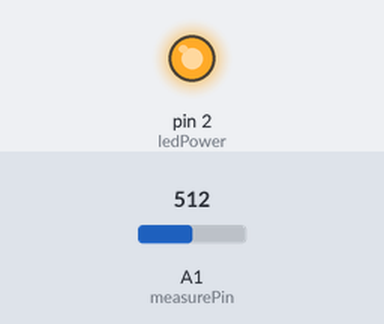
Bench run of a sketch on a simulated Arduino Uno, built with avr-gcc and run on an emulated ATmega328P. On the bench: output pins drawn as LEDs (lit = HIGH). Inputs (shaded band) come from the test bench; at power-on: A1 (measurePin) = 512. What the sketch prints to the serial monitor is not drawn.

Above: at 0.1 s.
Timing chart, 0 to 1.6 s (numbered marks = the images above):
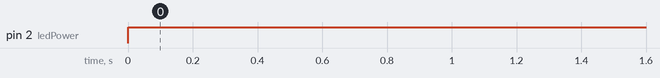

The sketch:

aqi.ino
```cpp
int measurePin = A1; //Connect dust sensor to Arduino Ao pin

int ledPower = 2; //Connect to led driver pins of dust sensor to Arduino D2

int samplingTime = 280;

int deltaTime = 40;

int sleepTime = 9680;


float voMeasured = 0;
float calcVoltage = 0;

float dustDensity = 0;
void setup() {
  // put your setup code here, to run once:


Serial.begin(9600);
pinMode(ledPower, OUTPUT);

}


void loop() {
  // put your main code here, to run repeatedly:

digitalWrite(ledPower, LOW); // power on the LED


delayMicroseconds (samplingTime);
voMeasured = analogRead(measurePin); // read the dust value
delayMicroseconds (deltaTime);


digitalWrite(ledPower, HIGH); // turn the LED off


delayMicroseconds (sleepTime);
calcVoltage = voMeasured *(5.0/ 1024.0); // 0-5V mapped to 01023 integer values
dustDensity = 170 *calcVoltage - 0.1;

Serial.print("AQI: ");
Serial.print( voMeasured);

Serial.print("\n");
Serial.print(calcVoltage);

Serial.print("\n");
Serial.print(dustDensity );

Serial.print("\n \n");

delay(9680);
}
```

Measured:
- by itself, pin 2 (ledPower): LOW → HIGH at 0.00 s
